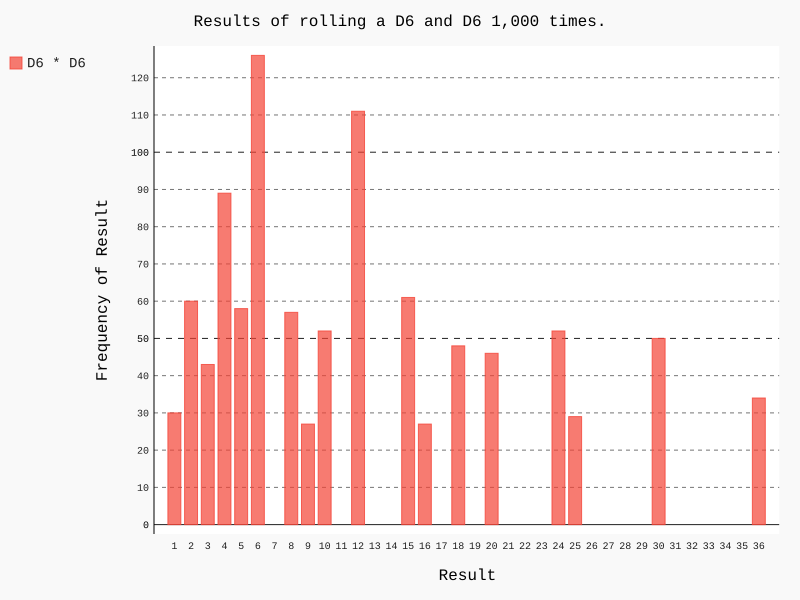

This figure's Python source:
import pygal

from die import Die

# Creating a cube D6 x2 
die_1 = Die()
die_2 = Die()

# Simuation of a series of shots saving the results in the list.(*/+)
results = []
for roll_num in range(1000):
    result = die_1.roll() * die_2.roll()
    results.append(result)

# Analysis of the results. (*/+)
frequencies = []
max_result = die_1.num_sudes * die_2.num_sudes
for value in range(1, max_result+1):
    frequency = results.count(value)
    frequencies.append(frequency)

# Visyalization of results.
hist = pygal.Bar()

hist.title = "Results of rolling a D6 and D6 1,000 times."
hist.x_labels = range(1, 37)
hist.x_title = "Result"
hist.y_title = "Frequency of Result"

hist.add('D6 * D6', frequencies)
hist.render_to_file('die_cube2.svg')
